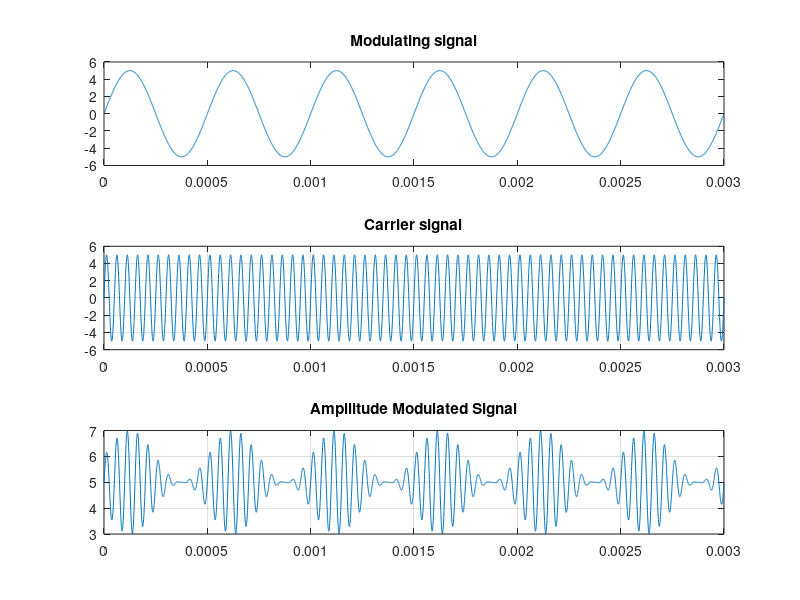

Here is the MATLAB script that generated this plot:
m=1;
Am=5;
fa=2000;
Ta=1/fa;
t=0:Ta/999:6*Ta;
ym=Am*sin(2*pi*fa*t);
figure(1)
subplot(3,1,1);
plot(t,ym)
title("Modulating signal")

%carrier signal 

Ac=Am/m;
fc=fa*10;
Tc=1/fc;
yc=Ac*sin(2*pi*fc*t);
subplot(3,1,2)
plot(t,yc)
grid on;
title("Carrier signal")

%AM modulation

y= Ac+(1+m*sin(2*pi*fa*t)).*sin(2*pi*fc*t);
subplot(3,1,3)
plot(t,y)
title("Ampllitude Modulated Signal")
grid on;
